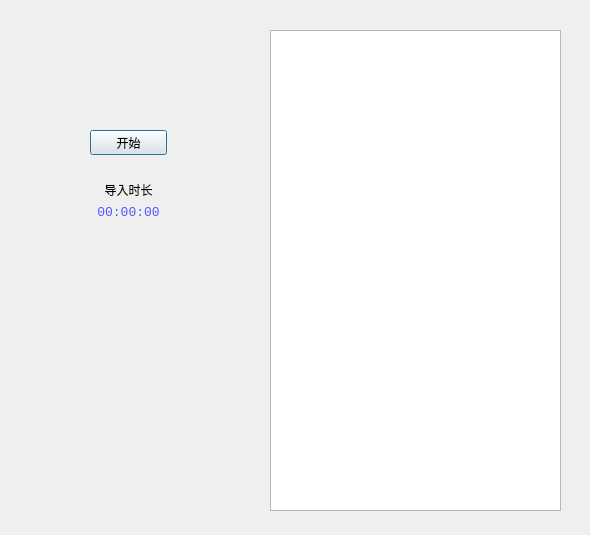
<?xml version="1.0" encoding="UTF-8"?>
<ui version="4.0">
 <class>ImportRtspDialog</class>
 <widget class="QDialog" name="ImportRtspDialog">
  <property name="geometry">
   <rect>
    <x>0</x>
    <y>0</y>
    <width>590</width>
    <height>535</height>
   </rect>
  </property>
  <property name="windowTitle">
   <string>RTSP导入</string>
  </property>
  <widget class="QWidget" name="layoutWidget">
   <property name="geometry">
    <rect>
     <x>90</x>
     <y>130</y>
     <width>77</width>
     <height>90</height>
    </rect>
   </property>
   <layout class="QVBoxLayout" name="verticalLayout">
    <item>
     <widget class="QPushButton" name="startButton">
      <property name="sizePolicy">
       <sizepolicy hsizetype="Minimum" vsizetype="MinimumExpanding">
        <horstretch>0</horstretch>
        <verstretch>0</verstretch>
       </sizepolicy>
      </property>
      <property name="text">
       <string>开始</string>
      </property>
      <property name="checkable">
       <bool>true</bool>
      </property>
     </widget>
    </item>
    <item>
     <spacer name="horizontalSpacer">
      <property name="orientation">
       <enum>Qt::Horizontal</enum>
      </property>
      <property name="sizeHint" stdset="0">
       <size>
        <width>40</width>
        <height>20</height>
       </size>
      </property>
     </spacer>
    </item>
    <item>
     <widget class="QLabel" name="label">
      <property name="text">
       <string>导入时长</string>
      </property>
      <property name="alignment">
       <set>Qt::AlignCenter</set>
      </property>
     </widget>
    </item>
    <item>
     <widget class="QLabel" name="timeLabel">
      <property name="font">
       <font>
        <family>Consolas</family>
        <pointsize>10</pointsize>
       </font>
      </property>
      <property name="styleSheet">
       <string notr="true">color: rgb(85, 85, 255);</string>
      </property>
      <property name="text">
       <string>00:00:00</string>
      </property>
      <property name="alignment">
       <set>Qt::AlignCenter</set>
      </property>
     </widget>
    </item>
   </layout>
  </widget>
  <widget class="QPlainTextEdit" name="consoleTextEdit">
   <property name="geometry">
    <rect>
     <x>270</x>
     <y>30</y>
     <width>291</width>
     <height>481</height>
    </rect>
   </property>
   <property name="font">
    <font>
     <family>Consolas</family>
     <pointsize>10</pointsize>
     <weight>75</weight>
     <bold>true</bold>
    </font>
   </property>
  </widget>
  <widget class="CVideoView" name="rtspWnd" native="true">
   <property name="geometry">
    <rect>
     <x>30</x>
     <y>340</y>
     <width>211</width>
     <height>171</height>
    </rect>
   </property>
  </widget>
 </widget>
 <customwidgets>
  <customwidget>
   <class>CVideoView</class>
   <extends>QWidget</extends>
   <header>videoview.h</header>
   <container>1</container>
  </customwidget>
 </customwidgets>
 <resources/>
 <connections/>
</ui>
